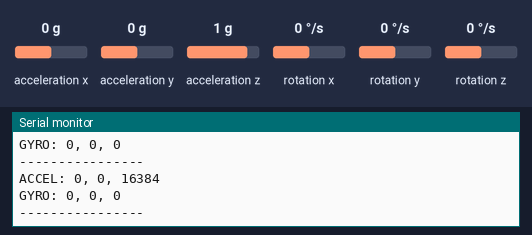
A sketch run on a simulated ESP32-S3. Shown: the last lines printed to the serial monitor. The test bench sets the inputs (shaded band); at power-on: acceleration x 0 g, acceleration y 0 g, acceleration z 1 g, rotation x 0 °/s, rotation y 0 °/s, rotation z 0 °/s.

Above: at 1.2 s.
1.3 s: acceleration x set to -1.4 g
At 1.9 s:
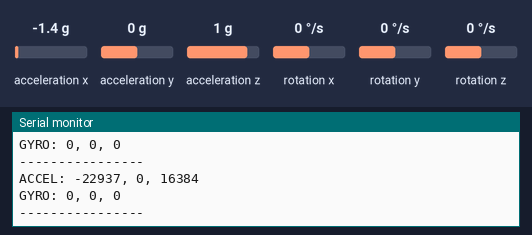
2.8 s: acceleration y set to -1.4 g
At 3.4 s:
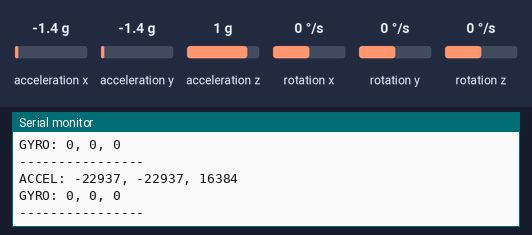
4.3 s: acceleration z set to -1.4 g
At 5.0 s:
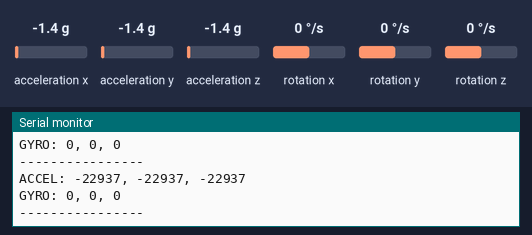
5.8 s: rotation x set to -192 °/s
At 6.5 s:
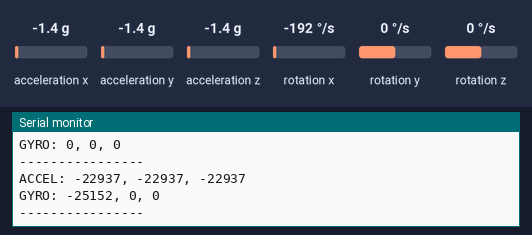
7.3 s: rotation y set to -192 °/s
At 8.0 s:
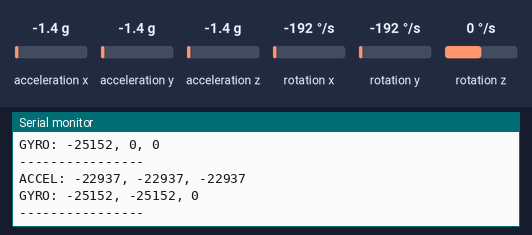

The sketch:

main.ino
```cpp
#include <Wire.h>
#include <MPU6050.h>

MPU6050 mpu;

void setup() {
  Serial.begin(115200);

  // ESP32-S3 I2C pins
  Wire.begin(20, 21); // SDA, SCL

  Serial.println("Initializing MPU6050...");

  mpu.initialize();

  if (mpu.testConnection()) {
    Serial.println("✅ MPU6050 Connected Successfully!");
  } else {
    Serial.println("❌ MPU6050 Connection Failed!");
    Serial.println("Check wiring!");
    while (1);
  }
}

void loop() {
  int16_t ax, ay, az;
  int16_t gx, gy, gz;

  mpu.getMotion6(&ax, &ay, &az, &gx, &gy, &gz);

  Serial.print("ACCEL: ");
  Serial.print(ax);
  Serial.print(", ");
  Serial.print(ay);
  Serial.print(", ");
  Serial.println(az);

  Serial.print("GYRO: ");
  Serial.print(gx);
  Serial.print(", ");
  Serial.print(gy);
  Serial.print(", ");
  Serial.println(gz);

  Serial.println("----------------");
  delay(500);
}
```

Measured:
- after the input at 1.3 s, the serial monitor: prints a new line after 0.22 s (image 1)
- after the input at 2.8 s, the serial monitor: prints a new line after 0.23 s (image 2)
- after the input at 4.3 s, the serial monitor: prints a new line after 0.24 s (image 3)
- after the input at 5.8 s, the serial monitor: prints a new line after 0.25 s (image 4)
- after the input at 7.3 s, the serial monitor: prints a new line after 0.26 s (image 5)
